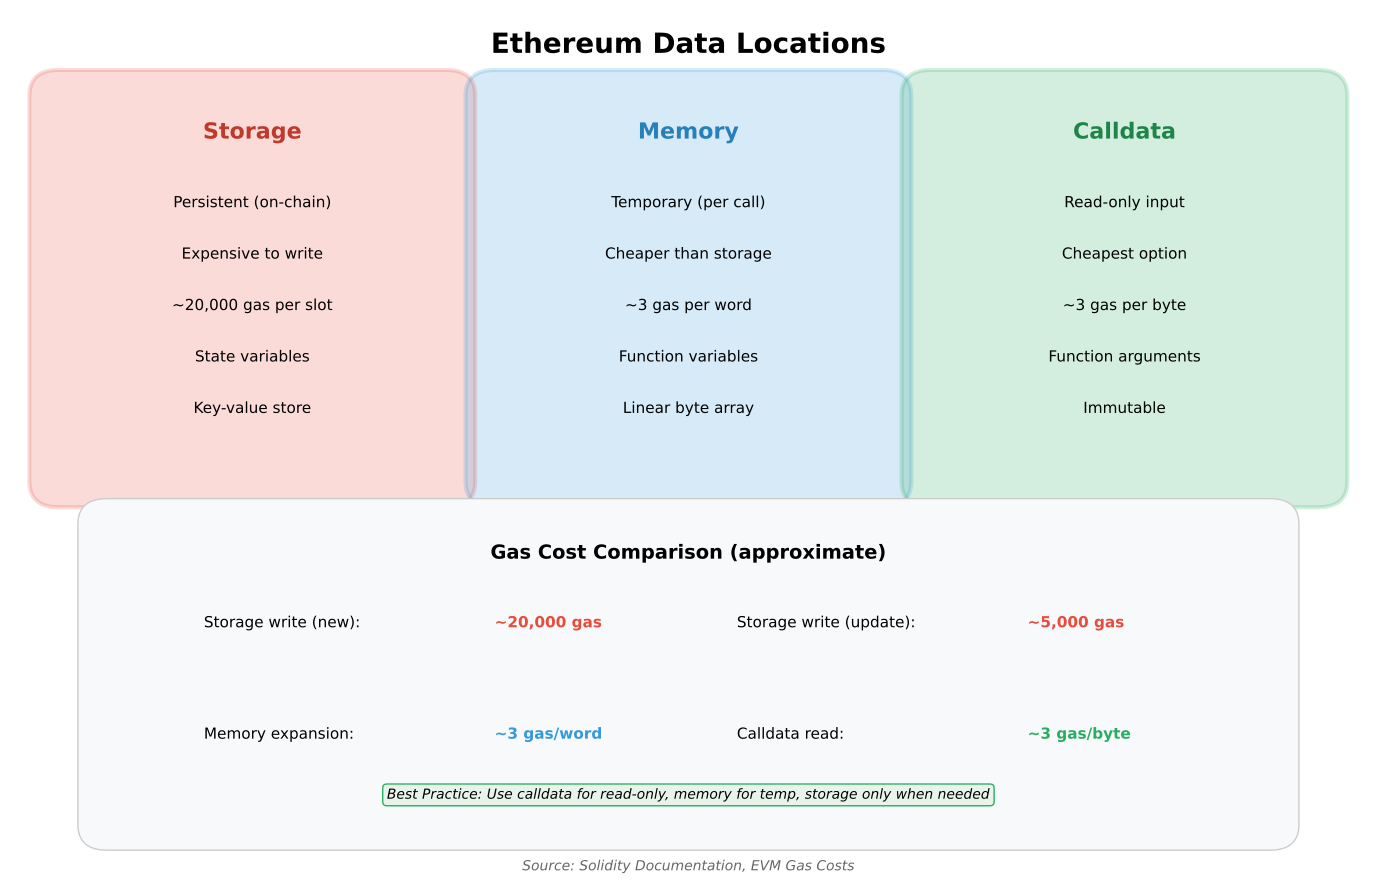

The script that saved this image:
"""
Storage vs Memory
Explains Ethereum's data locations

Output: storage_vs_memory.pdf
Module: module_02_blockchain
Lesson: 19 - Ethereum Smart Contracts
"""

from pathlib import Path
import matplotlib.pyplot as plt
import matplotlib.patches as mpatches

CHART_METADATA = {
    'title': 'Storage vs Memory',
    'module': 'module_02_blockchain',
    'lesson': 19,
    'url': 'https://github.com/Digital-AI-Finance/digital-finance/tree/main/module_02_blockchain/figures/storage_vs_memory'
}

plt.rcParams.update({'font.size': 14, 'axes.labelsize': 14})

def create_chart():
    fig, ax = plt.subplots(figsize=(14, 9))
    ax.set_xlim(0, 14)
    ax.set_ylim(0, 10)
    ax.axis('off')

    ax.text(7, 9.5, 'Ethereum Data Locations', fontsize=20, fontweight='bold', ha='center')

    # Storage
    storage_box = mpatches.FancyBboxPatch((0.5, 4.5), 4, 4.5, boxstyle='round', facecolor='#E74C3C', alpha=0.2, edgecolor='#E74C3C', lw=3)
    ax.add_patch(storage_box)
    ax.text(2.5, 8.5, 'Storage', ha='center', fontsize=16, fontweight='bold', color='#C0392B')

    storage_props = ['Persistent (on-chain)', 'Expensive to write', '~20,000 gas per slot', 'State variables', 'Key-value store']
    for i, prop in enumerate(storage_props):
        ax.text(2.5, 7.7 - i*0.6, prop, ha='center', fontsize=11)

    # Memory
    memory_box = mpatches.FancyBboxPatch((5, 4.5), 4, 4.5, boxstyle='round', facecolor='#3498DB', alpha=0.2, edgecolor='#3498DB', lw=3)
    ax.add_patch(memory_box)
    ax.text(7, 8.5, 'Memory', ha='center', fontsize=16, fontweight='bold', color='#2980B9')

    memory_props = ['Temporary (per call)', 'Cheaper than storage', '~3 gas per word', 'Function variables', 'Linear byte array']
    for i, prop in enumerate(memory_props):
        ax.text(7, 7.7 - i*0.6, prop, ha='center', fontsize=11)

    # Calldata
    calldata_box = mpatches.FancyBboxPatch((9.5, 4.5), 4, 4.5, boxstyle='round', facecolor='#27AE60', alpha=0.2, edgecolor='#27AE60', lw=3)
    ax.add_patch(calldata_box)
    ax.text(11.5, 8.5, 'Calldata', ha='center', fontsize=16, fontweight='bold', color='#1E8449')

    calldata_props = ['Read-only input', 'Cheapest option', '~3 gas per byte', 'Function arguments', 'Immutable']
    for i, prop in enumerate(calldata_props):
        ax.text(11.5, 7.7 - i*0.6, prop, ha='center', fontsize=11)

    # Cost comparison
    cost_box = mpatches.FancyBboxPatch((1, 0.5), 12, 3.5, boxstyle='round', facecolor='#F8F9FA', edgecolor='#CCC', lw=1)
    ax.add_patch(cost_box)
    ax.text(7, 3.6, 'Gas Cost Comparison (approximate)', ha='center', fontsize=14, fontweight='bold')

    costs = [
        ('Storage write (new)', '~20,000 gas', '#E74C3C'),
        ('Storage write (update)', '~5,000 gas', '#E74C3C'),
        ('Memory expansion', '~3 gas/word', '#3498DB'),
        ('Calldata read', '~3 gas/byte', '#27AE60'),
    ]
    for i, (op, cost, color) in enumerate(costs):
        x = 2 + (i % 2) * 5.5
        y = 2.8 if i < 2 else 1.5
        ax.text(x, y, f'{op}: ', fontsize=11)
        ax.text(x+3, y, cost, fontsize=11, fontweight='bold', color=color)

    # Best practice
    ax.text(7, 0.8, 'Best Practice: Use calldata for read-only, memory for temp, storage only when needed',
           ha='center', fontsize=10, style='italic',
           bbox=dict(boxstyle='round', facecolor='#E8F4EA', edgecolor='#27AE60'))

    fig.text(0.5, 0.02, 'Source: Solidity Documentation, EVM Gas Costs', fontsize=10, ha='center', style='italic', color='#666666')
    plt.tight_layout()

    output_path = Path(__file__).parent / 'storage_vs_memory.pdf'
    plt.savefig(output_path, format='pdf', dpi=300, bbox_inches='tight')
    plt.close()
    print(f"Chart saved to: {output_path}")
    return output_path

if __name__ == '__main__':
    create_chart()
